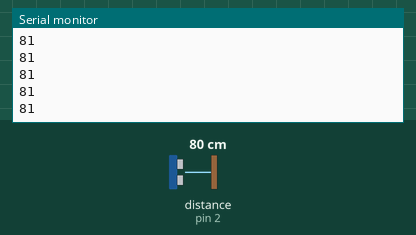
Simulated run of this sketch. Board: Arduino Uno, built with avr-gcc and run on an emulated ATmega328P. On the bench: the last lines printed to the serial monitor. The test bench sets the inputs (shaded band); at power-on: distance to the obstacle (sensor on pin 2) 80 cm. The echo pulse lasts 58.3 µs per cm.

Above: at 1.2 s.
1.3 s: distance to the obstacle (sensor on pin 2) set to 2 cm
At 2.2 s:
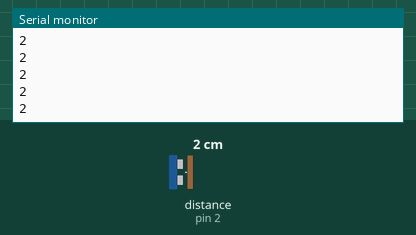
2.8 s: distance to the obstacle (sensor on pin 2) set to 4 cm
At 3.8 s:
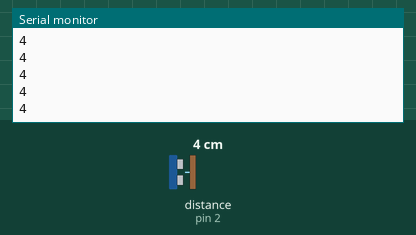
Timing chart, 0 to 5.8 s (numbered marks = the images above; inputs shaded):
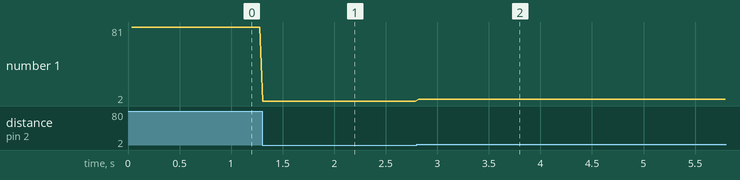

The sketch:

_1UltraSonic.ino
```cpp
#include <Wire.h>
#include <NewPing.h>

// Combination of NewPing/NewPingExample.ino and TSL2561/examples/tsl2561.pde

#define TRIGGER_PIN  2  // Arduino pin tied to trigger pin on the ultrasonic sensor.
#define ECHO_PIN     2  // Arduino pin tied to echo pin on the ultrasonic sensor.
#define MAX_DISTANCE 400 // Maximum distance we want to ping for (in centimeters). Maximum sensor distance is rated at 400-500cm.

NewPing sonar(TRIGGER_PIN, ECHO_PIN, MAX_DISTANCE); // NewPing setup of pins and maximum distance.


void setup(void) {
  Serial.begin(115200);
}

void loop(void) {
  delay(30);                      // Wait 30ms between pings (about 20 pings/sec). 29ms should be the shortest delay between pings.
  unsigned int uS = sonar.ping(); // Send ping, get ping time in microseconds (uS).
  //Serial.print("Distance: ");
  Serial.println(uS / US_ROUNDTRIP_CM); // Convert ping time to distance in cm and print result (0 = outside set distance range)
  //Serial.print("\t");
}
```

Measured:
- after the input at 1.3 s, the serial monitor: prints a new line at once (image 1)
- after the input at 2.8 s, the serial monitor: prints a new line at once (image 2)
- plotted number 1: 81 → 2 after the input at 1.3 s, 2 → 4 after the input at 2.8 s
